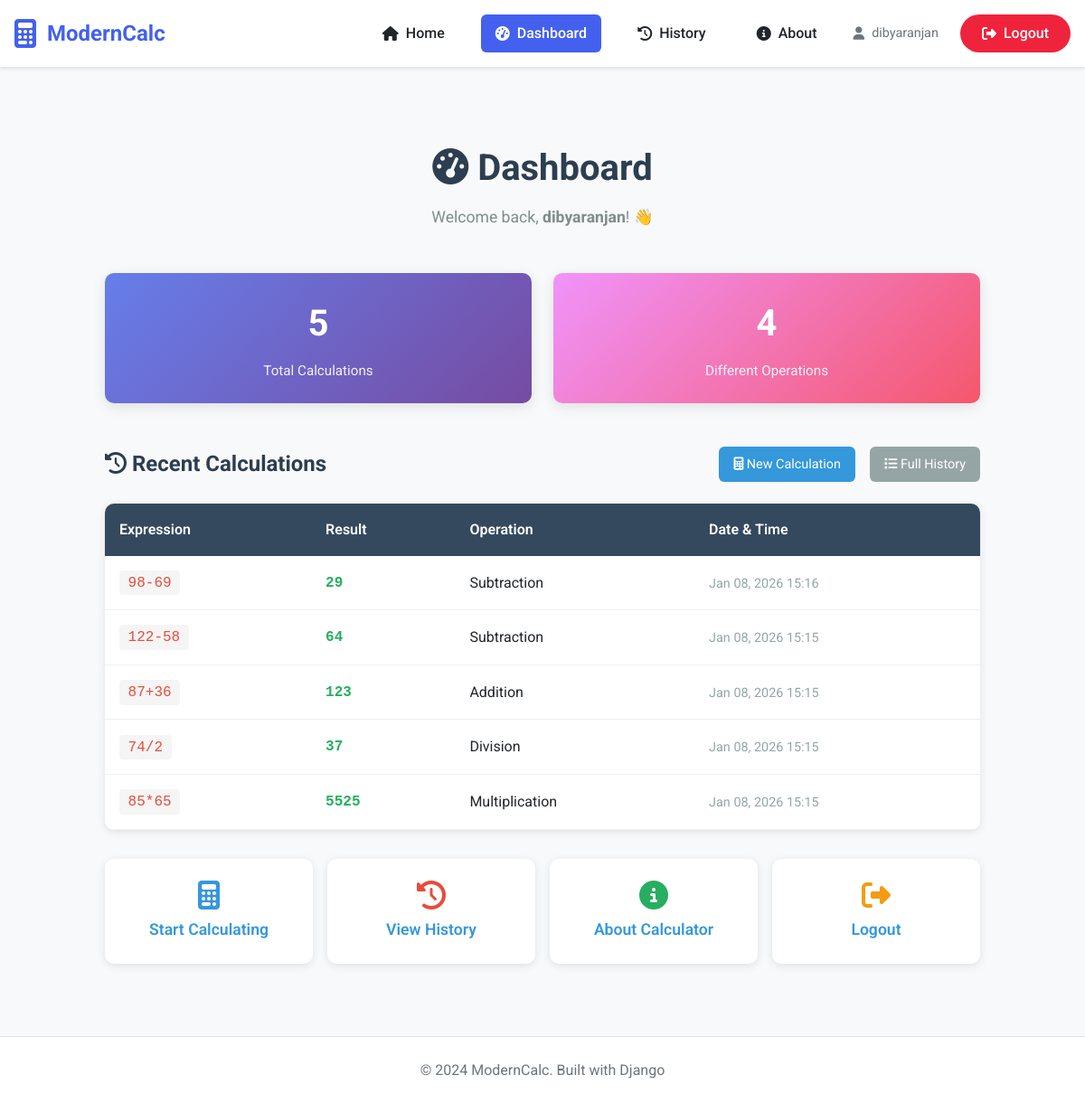
The app's page /dashboard/ (signed in) with its own data.
### calculator/models.py (models this page shows, shortened)
class Calculation(models.Model):
    OPERATION_CHOICES = [
        ('add', 'Addition'),
        ('subtract', 'Subtraction'),
        ('multiply', 'Multiplication'),
        ('divide', 'Division'),
        ('power', 'Power'),
        ('sqrt', 'Square Root'),
        ('sin', 'Sine'),
        ('cos', 'Cosine'),
        ('tan', 'Tangent'),
        ('log', 'Logarithm'),
        ('other', 'Other'),
    ]
    user = models.ForeignKey(User, on_delete=models.CASCADE, null=True, blank=True)
    operation = models.CharField(max_length=20, choices=OPERATION_CHOICES, default='other')
    expression = models.CharField(max_length=255)
    result = models.CharField(max_length=255)
    created_at = models.DateTimeField(default=timezone.now)

### calculator/views.py (the view)
# urls.py: path('dashboard/', views.dashboard, name='dashboard'),
@login_required(login_url='calculator:login')
def dashboard(request):
    user = request.user
    total_calculations = Calculation.objects.filter(user=user).count()
    recent_calculations = Calculation.objects.filter(user=user).order_by('-created_at')[:10]
    operations = Calculation.objects.filter(user=user).values('operation').distinct().count()
    context = {
        'title': 'Dashboard',
        'user': user,
        'total_calculations': total_calculations,
        'recent_calculations': recent_calculations,
        'operations_count': operations,
    }
    return render(request, 'calculator/dashboard.html', context)

### calculator/templates/calculator/dashboard.html (shortened to what this page needs)
{% extends 'base.html' %}
{% load static %}
{% block content %}
<div class="dashboard-container">
    <div class="dashboard-header">
        <h1><i class="fas fa-tachometer-alt"></i> Dashboard</h1>
        <p class="welcome-message">Welcome back, <strong>{{ user.first_name|default:user.username }}</strong>! 👋</p>
    </div>
    <div class="stats-grid">
        <div class="stat-card">
            <div class="stat-number">{{ total_calculations }}</div>
            <div class="stat-label">Total Calculations</div>
        </div>
        <div class="stat-card card-2">
            <div class="stat-number">{{ operations_count }}</div>
            <div class="stat-label">Different Operations</div>
        </div>
    </div>
    <div class="section-header">
        <h2><i class="fas fa-history"></i> Recent Calculations</h2>
        <div class="section-actions">
            <a href="{% url 'calculator:index' %}" class="btn-action">
                <i class="fas fa-calculator"></i> New Calculation
            </a>
            <a href="{% url 'calculator:history' %}" class="btn-action secondary">
                <i class="fas fa-list"></i> Full History
            </a>
        </div>
    </div>
    {% if recent_calculations %}
    <table class="calculations-table">
        <thead>
            <tr>
                <th>Expression</th>
                <th>Result</th>
                <th>Operation</th>
                <th>Date & Time</th>
            </tr>
        </thead>
        <tbody>
            {% for calc in recent_calculations %}
            <tr>
                <td><span class="calculation-expression">{{ calc.expression }}</span></td>
                <td><span class="calculation-result">{{ calc.result }}</span></td>
                <td>{{ calc.get_operation_display }}</td>
                <td><span class="calculation-time">{{ calc.created_at|date:"M d, Y H:i" }}</span></td>
            </tr>
            {% endfor %}
        </tbody>
    </table>
    {% endif %}
    <div class="quick-actions">
        <div class="action-card">
            <i class="fas fa-calculator" style="color: #3498db;"></i>
            <a href="{% url 'calculator:index' %}">Start Calculating</a>
        </div>
        <div class="action-card">
            <i class="fas fa-history" style="color: #e74c3c;"></i>
            <a href="{% url 'calculator:history' %}">View History</a>
        </div>
        <div class="action-card">
            <i class="fas fa-info-circle" style="color: #27ae60;"></i>
            <a href="{% url 'calculator:about' %}">About Calculator</a>
        </div>
        <div class="action-card">
            <i class="fas fa-sign-out-alt" style="color: #f39c12;"></i>
            <a href="{% url 'calculator:logout' %}">Logout</a>
        </div>
    </div>
</div>
{% endblock %}

### templates/base.html (shortened to what this page needs)
<!DOCTYPE html>
{% load static %}
<html lang="en">
<head>
    <link rel="stylesheet" href="{% static 'calculator/css/style.css' %}">
    <link rel="stylesheet" href="https://cdnjs.cloudflare.com/ajax/libs/font-awesome/6.4.0/css/all.min.css">
</head>
<body>
    <div class="app-container">
        <header class="app-header">
            <div class="container">
                <nav class="navbar">
                    <div class="logo">
                        <i class="fas fa-calculator"></i>
                        <span>ModernCalc</span>
                    </div>
                    <ul class="nav-menu">
                        <li><a href="{% url 'calculator:index' %}" class="{% if request.resolver_match.url_name == 'index' %}active{% endif %}"><i class="fas fa-home"></i> Home</a></li>
                        {% if user.is_authenticated %}
                        <li><a href="{% url 'calculator:dashboard' %}" class="{% if request.resolver_match.url_name == 'dashboard' %}active{% endif %}"><i class="fas fa-tachometer-alt"></i> Dashboard</a></li>
                        <li><a href="{% url 'calculator:history' %}" class="{% if request.resolver_match.url_name == 'history' %}active{% endif %}"><i class="fas fa-history"></i> History</a></li>
                        {% endif %}
                        <li><a href="{% url 'calculator:about' %}" class="{% if request.resolver_match.url_name == 'about' %}active{% endif %}"><i class="fas fa-info-circle"></i> About</a></li>
                        {% if user.is_authenticated %}
                        <li><span class="user-greeting"><i class="fas fa-user"></i> {{ user.username }}</span></li>
                        <li><a href="{% url 'calculator:logout' %}" class="logout-btn"><i class="fas fa-sign-out-alt"></i> Logout</a></li>
                        {% else %}
                        <li><a href="{% url 'calculator:login' %}" class="login-btn"><i class="fas fa-sign-in-alt"></i> Login</a></li>
                        <li><a href="{% url 'calculator:register' %}" class="register-btn"><i class="fas fa-user-plus"></i> Register</a></li>
                        {% endif %}
                    </ul>
                </nav>
            </div>
        </header>
        <main class="main-content">
            <div class="container">
                {% block content %}
                {% endblock %}
            </div>
        </main>
        <footer class="app-footer">
            <div class="container">
                <p>&copy; 2024 ModernCalc. Built with Django</p>
            </div>
        </footer>
    </div>
</body>
</html>

### calculator/static/calculator/css/style.css (style rules this page uses)
* { margin: 0; padding: 0; box-sizing: border-box; }
body { font-family: 'Roboto', sans-serif; background-color: #f8f9fa; color: #212529; line-height: 1.6; }
.container { max-width: 1200px; margin: 0 auto; padding: 0 1rem; }
.app-header { background-color: #ffffff; box-shadow: 0 2px 4px rgba(0,0,0,0.1); padding: 1rem 0; position: sticky; top: 0; z-index: 1000; }
.navbar { display: flex; justify-content: space-between; align-items: center; }
.logo { display: flex; align-items: center; gap: 0.75rem; font-size: 1.5rem; font-weight: 700; color: #4361ee; }
.logo i { font-size: 2rem; }
.nav-menu { display: flex; list-style: none; gap: 1.5rem; align-items: center; }
.nav-menu a { text-decoration: none; color: #212529; font-weight: 500; padding: 0.5rem 1rem; border-radius: 6px; transition: all 0.3s ease; display: flex; align-items: center; gap: 0.5rem; }
.nav-menu a:hover, .nav-menu a.active { background-color: #4361ee; color: white; }
.user-greeting { color: #6c757d; font-size: 0.9rem; display: flex; align-items: center; gap: 0.5rem; }
.login-btn, .logout-btn, .register-btn { padding: 0.5rem 1.5rem !important; border-radius: 25px !important; }
.logout-btn { background-color: #ef233c; color: white !important; }
.main-content { min-height: calc(100vh - 140px); padding: 2rem 0; }
.stat-card { background-color: #f8f9fa; padding: 1.5rem; border-radius: 8px; text-align: center; }
.app-footer { background-color: white; padding: 1.5rem 0; border-top: 1px solid #dee2e6; }
.app-footer p { text-align: center; color: #6c757d; }

### calculator/templates/calculator/dashboard.html (style rules this page uses)
.dashboard-container { max-width: 1000px; margin: 2rem auto; padding: 1rem; }
.dashboard-header { text-align: center; margin-bottom: 3rem; }
.dashboard-header h1 { color: #2c3e50; font-size: 2.5rem; margin-bottom: 0.5rem; }
.welcome-message { color: #7f8c8d; font-size: 1.1rem; }
.stats-grid { display: grid; grid-template-columns: repeat(auto-fit, minmax(200px, 1fr)); gap: 1.5rem; margin-bottom: 3rem; }
.stat-card { background: linear-gradient(135deg, #667eea 0%, #764ba2 100%); color: white; padding: 1.5rem; border-radius: 10px; box-shadow: 0 4px 15px rgba(0, 0, 0, 0.1); text-align: center; transition: transform 0.3s ease, box-shadow 0.3s ease; }
.stat-card.card-2 { background: linear-gradient(135deg, #f093fb 0%, #f5576c 100%); }
.stat-number { font-size: 2.5rem; font-weight: 700; margin-bottom: 0.5rem; }
.stat-label { font-size: 0.95rem; opacity: 0.9; }
.section-header { display: flex; justify-content: space-between; align-items: center; margin-bottom: 1.5rem; margin-top: 2rem; }
.section-header h2 { color: #2c3e50; font-size: 1.5rem; margin: 0; }
.section-actions { display: flex; gap: 1rem; }
.btn-action { padding: 0.5rem 1rem; background-color: #3498db; color: white; border: none; border-radius: 6px; font-size: 0.9rem; cursor: pointer; text-decoration: none; transition: background-color 0.3s ease; }
.btn-action.secondary { background-color: #95a5a6; }
.calculations-table { width: 100%; border-collapse: collapse; background: white; border-radius: 10px; overflow: hidden; box-shadow: 0 2px 10px rgba(0, 0, 0, 0.1); }
.calculations-table thead { background-color: #34495e; color: white; }
.calculations-table th { padding: 1rem; text-align: left; font-weight: 600; }
.calculations-table td { padding: 1rem; border-bottom: 1px solid #ecf0f1; }
.calculation-expression { font-family: 'Courier New', monospace; background-color: #f5f5f5; padding: 0.3rem 0.6rem; border-radius: 4px; color: #e74c3c; }
.calculation-result { font-family: 'Courier New', monospace; font-weight: 600; color: #27ae60; }
.calculation-time { color: #95a5a6; font-size: 0.9rem; }
.quick-actions { display: grid; grid-template-columns: repeat(auto-fit, minmax(200px, 1fr)); gap: 1rem; margin-top: 2rem; }
.action-card { background: white; padding: 1.5rem; border-radius: 10px; box-shadow: 0 2px 10px rgba(0, 0, 0, 0.1); text-align: center; transition: transform 0.3s ease; }
.action-card a { display: block; color: #3498db; text-decoration: none; font-weight: 600; font-size: 1.1rem; }
.action-card i { font-size: 2rem; margin-bottom: 0.5rem; display: block; }

### records on screen
Calculation: expression "98-69", result "29", operation "Subtraction", created_at "Jan 08, 2026 15:16"
Calculation: expression "122-58", result "64", operation "Subtraction", created_at "Jan 08, 2026 15:15"
Calculation: expression "87+36", result "123", operation "Addition", created_at "Jan 08, 2026 15:15"
Calculation: expression "74/2", result "37", operation "Division", created_at "Jan 08, 2026 15:15"
Calculation: expression "85*65", result "5525", operation "Multiplication", created_at "Jan 08, 2026 15:15"

### other values on screen
{{ user.username }} "dibyaranjan"
{{ user.first_name|default:user.username }} "dibyaranjan"
{{ total_calculations }} "5"
{{ operations_count }} "4"
